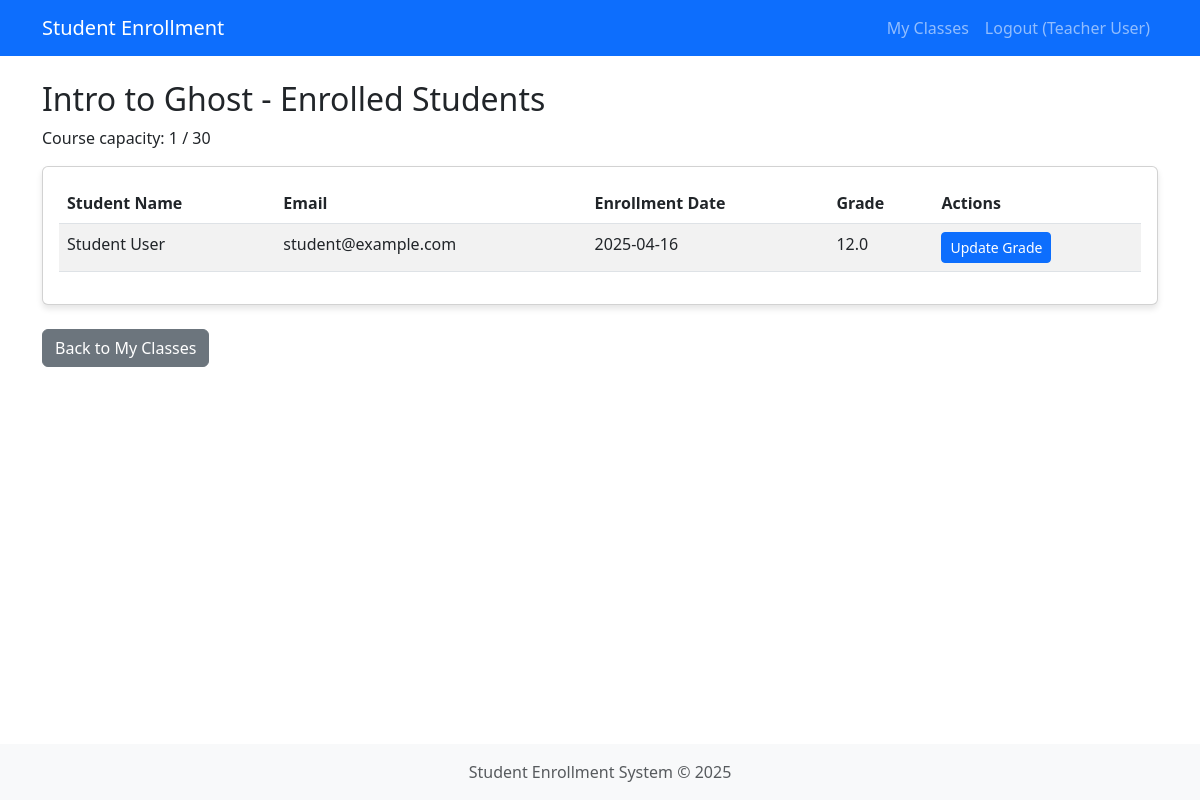
The app's page /teacher/course/4 (signed in) with its own data.
### app.py (models this page shows, shortened)
class User(db.Model, UserMixin):
    id = db.Column(db.Integer, primary_key=True)
    email = db.Column(db.String(100), unique=True, nullable=False)
    name = db.Column(db.String(100), nullable=False)
    password = db.Column(db.String(200), nullable=False)
    role_id = db.Column(db.Integer, db.ForeignKey('role.id'), nullable=False)
    created_at = db.Column(db.DateTime, default=datetime.now)
    courses_teaching = db.relationship('Course', backref='teacher', lazy=True)
    enrollments = db.relationship('Enrollment', backref='student', lazy=True)

class Course(db.Model):
    id = db.Column(db.Integer, primary_key=True)
    name = db.Column(db.String(100), nullable=False)
    description = db.Column(db.Text, nullable=True)
    capacity = db.Column(db.Integer, default=30)
    teacher_id = db.Column(db.Integer, db.ForeignKey('user.id'), nullable=True)
    created_at = db.Column(db.DateTime, default=datetime.now)
    enrollments = db.relationship('Enrollment', backref='course', lazy=True, cascade="all, delete-orphan")

class Enrollment(db.Model):
    id = db.Column(db.Integer, primary_key=True)
    student_id = db.Column(db.Integer, db.ForeignKey('user.id'), nullable=False)
    course_id = db.Column(db.Integer, db.ForeignKey('course.id'), nullable=False)
    grade = db.Column(db.Float, nullable=True)
    enrollment_date = db.Column(db.DateTime, default=datetime.now)

### app.py (the view)
@app.route('/teacher/course/<int:course_id>')
@login_required
@role_required('teacher')
def teacher_course_detail(course_id):
    course = Course.query.get_or_404(course_id)
    if course.teacher_id != current_user.id:
        flash('You do not have permission to view this course.', 'danger')
        return redirect(url_for('teacher_dashboard'))
    enrollments = Enrollment.query.filter_by(course_id=course_id).all()
    students = [(enrollment, User.query.get(enrollment.student_id))
                for enrollment in enrollments]
    return render_template('teacher/course_detail.html',
                           course=course,
                           students=students)

### app.py (called while the page is built)
@login_manager.user_loader
def load_user(user_id):
    return User.query.get(int(user_id))

def role_required(role_name):
    def decorator(f):
        @wraps(f)
        def decorated_function(*args, **kwargs):
            if not current_user.is_authenticated:
                return redirect(url_for('login'))
            if not current_user.role or current_user.role.name != role_name:
                flash('You do not have permission to access this page.', 'danger')
                return redirect(url_for('dashboard'))
            return f(*args, **kwargs)
        return decorated_function
    return decorator

### templates/teacher/course_detail.html (shortened to what this page needs)
{% extends 'base.html' %}
{% block content %}
<h2>{{ course.name }} - Enrolled Students</h2>
<p>Course capacity: {{ students|length }} / {{ course.capacity }}</p>
<div class="card mb-4">
    <div class="card-body">
        <table class="table table-striped">
            <thead>
                <tr>
                    <th>Student Name</th>
                    <th>Email</th>
                    <th>Enrollment Date</th>
                    <th>Grade</th>
                    <th>Actions</th>
                </tr>
            </thead>
            <tbody>
                {% for enrollment, student in students %}
                    <tr>
                        <td>{{ student.name }}</td>
                        <td>{{ student.email }}</td>
                        <td>{{ enrollment.enrollment_date.strftime('%Y-%m-%d') }}</td>
                        <td>
                            {% if enrollment.grade %}
                                {{ enrollment.grade }}
                            {% else %}
                                Not graded
                            {% endif %}
                        </td>
                        <td>
                            <button type="button" class="btn btn-sm btn-primary"
                                    data-bs-toggle="modal"
                                    data-bs-target="#gradeModal{{ enrollment.id }}">
                                Update Grade
                            </button>
                        </td>
                    </tr>
                {% endfor %}
            </tbody>
        </table>
    </div>
</div>
<a href="{{ url_for('teacher_dashboard') }}" class="btn btn-secondary">Back to My Classes</a>
{% endblock %}

### templates/base.html (shortened to what this page needs)
<!DOCTYPE html>
<html lang="en">
<head>
    <link href="https://cdn.jsdelivr.net/npm/bootstrap@5.3.0-alpha1/dist/css/bootstrap.min.css" rel="stylesheet">
</head>
<body>
    <nav class="navbar navbar-expand-lg navbar-dark bg-primary">
        <div class="container">
            <a class="navbar-brand" href="{{ url_for('dashboard') }}">Student Enrollment</a>
            <div class="collapse navbar-collapse" id="navbarNav">
                <ul class="navbar-nav ms-auto">
                    {% if current_user.is_authenticated %}
                        {% if current_user.role %}
                            {% if current_user.role.name == 'student' %}
                                <li class="nav-item">
                                    <a class="nav-link" href="{{ url_for('student_dashboard') }}">My Courses</a>
                                </li>
                                <li class="nav-item">
                                    <a class="nav-link" href="{{ url_for('student_courses') }}">Available Courses</a>
                                </li>
                            {% elif current_user.role.name == 'teacher' %}
                                <li class="nav-item">
                                    <a class="nav-link" href="{{ url_for('teacher_dashboard') }}">My Classes</a>
                                </li>
                            {% elif current_user.role.name == 'admin' %}
                                <li class="nav-item">
                                    <a class="nav-link" href="{{ url_for('admin.index') }}">Admin Panel</a>
                                </li>
                            {% endif %}
                        {% endif %}
                        <li class="nav-item">
                            <a class="nav-link" href="{{ url_for('logout') }}">Logout ({{ current_user.name }})</a>
                        </li>
                    {% endif %}
                </ul>
            </div>
        </div>
    </nav>
    <main class="container py-4">
        {% block content %}{% endblock %}
    </main>
    <footer class="text-center text-muted">
        <div class="container">
            <p class="mb-0">Student Enrollment System &copy; 2025</p>
        </div>
    </footer>
</body>
</html>

### templates/base.html (style rules this page uses)
body { min-height: 100vh; display: flex; flex-direction: column; }
main { flex: 1; }
footer { margin-top: auto; padding: 1rem 0; background-color: #f8f9fa; }
.card { margin-bottom: 20px; box-shadow: 0 4px 6px rgba(0,0,0,0.1); }

### records on screen
User: name "Teacher User"
Course: name "Intro to Ghost", capacity "30"
Enrollment: name "Student User", email "student@example.com", enrollment_date "2025-04-16", grade "12.0"

### other values on screen
{{ students|length }} "1"
